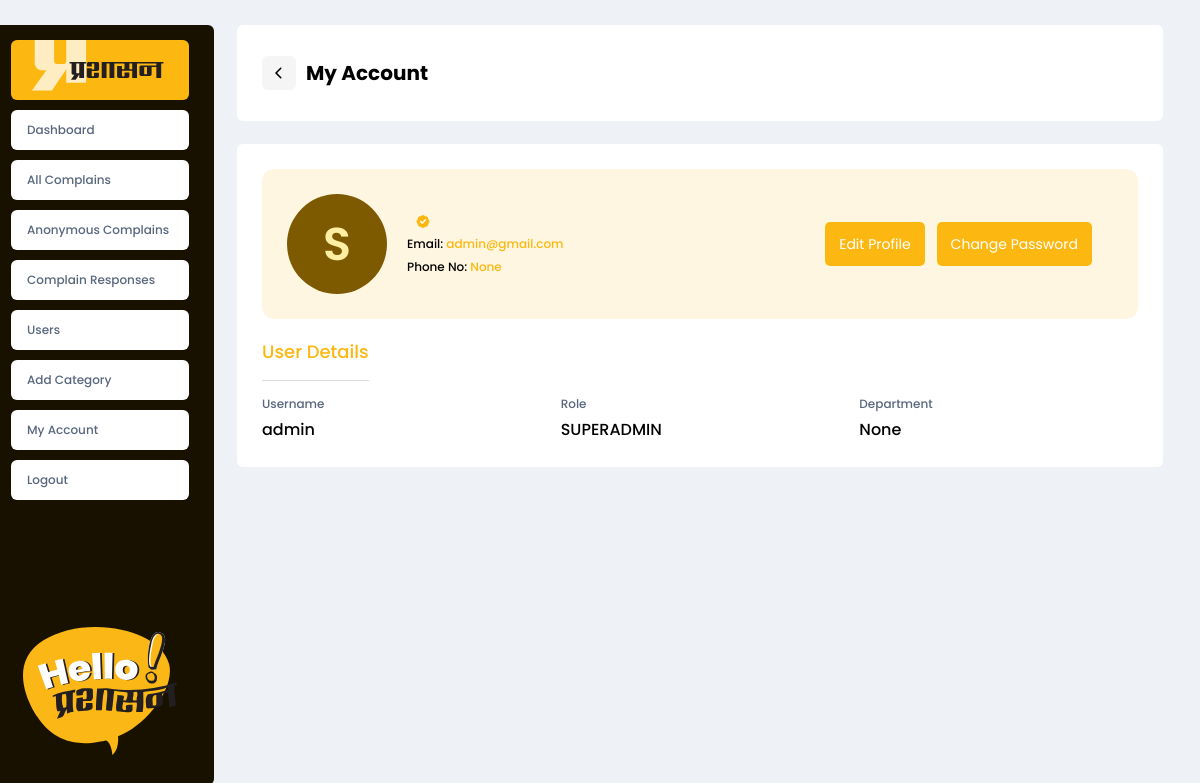
The page /my_account (signed in) on the database its author committed.
### account/models.py (models this page shows, shortened)
class CustomUser(AbstractUser):
    username = models.CharField(max_length=255,unique=True)
    first_name = models.CharField(max_length=150)
    last_name = models.CharField(max_length=150)
    email = models.EmailField(unique=True)
    phone_number = models.CharField(
        max_length=10, null=True,
        validators=[
            RegexValidator(r'^\d{10}$', 'Phone number must be 10 digits')
        ]
    )
    created_date=models.DateTimeField(auto_now_add=True)
    role = models.PositiveSmallIntegerField(
        choices=choices.ROLE_CHOICES, blank=True, default=3
    )
    admin_category = models.ForeignKey(
        ComplainName, on_delete=models.SET_NULL, null=True
    )
    USERNAME_FIELD='email'
    REQUIRED_FIELDS=['username',]

### main/views.py (the view)
# urls.py: path('my_account',views.my_account,name='my_account'),
def my_account(request):
    return render(request,'main/myaccount.html')

### main/templates/main/myaccount.html (shortened to what this page needs)
{% include 'layouts/header.html' %}
<section id="dashboard">
    <div class="container-fluid">
        <div class="row">
            <div class="col-md-2">
                {% include 'layouts/left-dash.html' %}
            </div>
            <div class="col-md-10 arrange-account">
                <div class="mid-complain">
                    <div class="mid-complain-heading">
                        <div class="dash-header">
                            <div class="pointer">
                            </div>
                            <div class="heading">
                                <p>My Account</p>
                            </div>
                        </div>
                    </div>
                    {% if request.user.is_authenticated %}
                    <div class="myaccount-content">
                        <div class="myaccount-upper">
                            <div class="account-user">
                                <div class="account-user-int">
                                    <p>S</p>
                                </div>
                                <div class="account-user-details">
                                    <div class="account-name">
                                    </div>
                                    <div class="account-email">
                                        <p>Email: <span>{{user.email}}</span></p>
                                    </div>
                                    <div class="account-phone">
                                        <p>Phone No: <span>{{ user.phone_number }}</span></p>
                                    </div>
                                </div>
                            </div>
                            <div class="account-button">
                                <div class="account-upper-button">
                                    <button><a href="{% url 'account:edit_user' %}"> Edit Profile </a></button>
                                </div>
                                <div class="account-upper-button">
                                    <button><a href="{% url 'account:change_password' %}"> Change Password </a></button>
                                </div>
                            </div>
                        </div>
                        <div class="myaccount-lower">
                            <div class="account-user-heading">
                                <p>User Details</p>
                            </div>
                            <div class="personal-details">
                                <div class="personal-info">
                                    <p>Username</p>
                                    <h5>{{user.username}}</h5>
                                </div>
                                <div class="personal-info">
                                    <p>Role</p>
                                    <h5>{{ user.get_role_display }}</h5>
                                </div>
                                <div class="personal-info">
                                    <p>Department</p>
                                    <h5>{{ user.admin_category }}</h5>
                                </div>
                            </div>
                        </div>
                    </div>
                    {% endif %}
                </div>
            </div>
        </div>
</section>
{% include 'layouts/footer.html' %}

### main/static/css/style.css (style rules this page uses)
body { font-family:poppins!important; }
* { box-sizing: border-box; }
:root { --Pra-Yellow: #fcb810; --Border1: #dbdbdb; --TextColor: #58667e; --Pra-White: #ffffff; --Pra-Black: #000000; }
body { background: #eef2f6; }
#dashboard { height: auto; background: #eef2f6; }
.mid-complain { display: flex; padding: 25px; flex-direction: column; align-items: flex-start; gap: 23px; }
.pointer { display: flex; padding: 5px; align-items: center; gap: 10px; border-radius: 6px; background: #f5f5f5; margin-right: 10px; transition: all 0.3s ease-in-out; }
.mid-complain-heading { display: flex; height: 96px; padding: 25px; justify-content: space-between; align-items: center; align-self: stretch; border-radius: 6px; background: #fff; }
.dash-header { display: flex; align-items: center; text-align: center; flex-direction: row; }
.heading p { color: #000; font-family: Poppins; font-size: 20px; font-style: normal; font-weight: 700; line-height: normal; margin-bottom: 0px; }
.myaccount-content { display: flex; padding: 25px; flex-direction: column; align-items: center; gap: 20px; align-self: stretch; border-radius: 6px; background: var(--Pra-White); }
.myaccount-upper { display: flex; padding: 25px 45px 25px 25px; justify-content: space-between; align-items: center; align-self: stretch; border-radius: 12px; background: #fff6e1; }
.account-user { display: flex; align-items: center; gap: 20px; }
.account-user-int { display: flex; width: 100px; height: 100px; flex-direction: column; justify-content: center; align-items: center; gap: 10px; border-radius: 1000px; background: #7d5900; }
.account-user-int p { color: #ffefa3; font-family: Poppins; font-size: 46px; font-style: normal; font-weight: 600; line-height: normal; margin-bottom: 0px; }
.account-user-details { display: flex; flex-direction: column; justify-content: center; align-items: flex-start; gap: 5px; align-self: stretch; }
.account-name { display: flex; align-items: center; gap: 8px; align-self: stretch; }
.account-email { display: flex; align-items: center; gap: 5px; }
.account-email p { color: #000; font-family: Poppins; font-size: 12px; font-style: normal; font-weight: 500; line-height: normal; margin-bottom: 0px; }
.account-email span { color: var(--Pra-Yellow); }
.account-phone { display: flex; align-items: center; gap: 5px; }
.account-phone p { color: #000; font-family: Poppins; font-size: 12px; font-style: normal; font-weight: 500; line-height: normal; margin-bottom: 0px; }
.account-phone span { color: var(--Pra-Yellow); }
.account-button { display: flex; flex-direction: row; gap: 10px; }
.account-upper-button { display: flex; padding: 1px; justify-content: center; align-items: center; gap: 4px; }
.account-upper-button button { display: flex; padding: 14px; flex-direction: column; justify-content: center; align-items: center; border-radius: 5px; background: var(--Pra-Yellow); transition: all 0.3s ease-in-out; border: none; }
.account-upper-button button a { color: var(--Pra-White); font-feature-settings: "calt" off, "liga" off; font-size: 14px; font-style: normal; font-weight: 400; line-height: 16.1px; text-decoration: none; }
.myaccount-lower { display: flex; flex-direction: column; align-items: flex-start; gap: 10px; align-self: stretch; }
.account-user-heading { display: flex; height: 42px; padding-bottom: 0px; flex-direction: column; justify-content: center; align-items: flex-start; border-bottom: 1px solid var(--Border1); }
.account-user-heading p { color: var(--Pra-Yellow); font-family: Poppins; font-size: 18px; font-style: normal; font-weight: 500; line-height: normal; align-self: stretch; }
.personal-details { display: flex; width: 100%; align-items: center; gap: 20px; }
.personal-info { display: flex; flex-direction: column; justify-content: center; align-items: center; gap: 1px; flex: 1 0 0; }
.personal-info p { display: flex; height: 25px; flex-direction: column; justify-content: center; align-self: stretch; color: var(--TextColor); font-family: Poppins; font-size: 12px; font-style: normal; font-weight: 500; line-height: normal; margin-bottom: 0px; }
.personal-info h5 { align-self: stretch; color: var(--Pra-Black); font-family: Poppins; font-size: 16px; font-style: normal; font-weight: 500; line-height: normal; margin-bottom: 0px; }

### rows shown on the page
CustomUser: email "admin@gmail.com", phone_number "None", username "admin", role "SUPERADMIN", admin_category "None"
